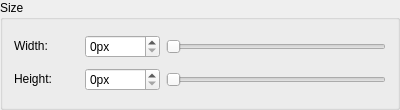
            <widget class="QGroupBox" name="sizeGroupBox">
             <property name="sizePolicy">
              <sizepolicy hsizetype="Minimum" vsizetype="Fixed">
               <horstretch>0</horstretch>
               <verstretch>0</verstretch>
              </sizepolicy>
             </property>
             <property name="minimumSize">
              <size>
               <width>400</width>
               <height>110</height>
              </size>
             </property>
             <property name="title">
              <string>Size</string>
             </property>
             <layout class="QGridLayout" name="gridLayout_2">
              <item row="0" column="0">
               <widget class="QLabel" name="sizeWidthLabel">
                <property name="sizePolicy">
                 <sizepolicy hsizetype="Fixed" vsizetype="Fixed">
                  <horstretch>0</horstretch>
                  <verstretch>0</verstretch>
                 </sizepolicy>
                </property>
                <property name="minimumSize">
                 <size>
                  <width>65</width>
                  <height>20</height>
                 </size>
                </property>
                <property name="text">
                 <string>Width:</string>
                </property>
               </widget>
              </item>
              <item row="0" column="1">
               <widget class="QSpinBox" name="sizeWidthSpinBox">
                <property name="sizePolicy">
                 <sizepolicy hsizetype="Fixed" vsizetype="Fixed">
                  <horstretch>0</horstretch>
                  <verstretch>0</verstretch>
                 </sizepolicy>
                </property>
                <property name="minimumSize">
                 <size>
                  <width>75</width>
                  <height>0</height>
                 </size>
                </property>
                <property name="maximumSize">
                 <size>
                  <width>75</width>
                  <height>16777215</height>
                 </size>
                </property>
                <property name="wrapping">
                 <bool>false</bool>
                </property>
                <property name="frame">
                 <bool>true</bool>
                </property>
                <property name="readOnly">
                 <bool>false</bool>
                </property>
                <property name="buttonSymbols">
                 <enum>QAbstractSpinBox::UpDownArrows</enum>
                </property>
                <property name="accelerated">
                 <bool>false</bool>
                </property>
                <property name="keyboardTracking">
                 <bool>false</bool>
                </property>
                <property name="showGroupSeparator" stdset="0">
                 <bool>false</bool>
                </property>
                <property name="suffix">
                 <string>px</string>
                </property>
                <property name="prefix">
                 <string/>
                </property>
                <property name="stepType">
                 <enum>QAbstractSpinBox::DefaultStepType</enum>
                </property>
               </widget>
              </item>
              <item row="0" column="2">
               <widget class="QSlider" name="sizeWidthSlider">
                <property name="sizePolicy">
                 <sizepolicy hsizetype="Preferred" vsizetype="Fixed">
                  <horstretch>0</horstretch>
                  <verstretch>0</verstretch>
                 </sizepolicy>
                </property>
                <property name="orientation">
                 <enum>Qt::Horizontal</enum>
                </property>
               </widget>
              </item>
              <item row="1" column="0">
               <widget class="QLabel" name="sizeHeightLabel">
                <property name="sizePolicy">
                 <sizepolicy hsizetype="Fixed" vsizetype="Fixed">
                  <horstretch>0</horstretch>
                  <verstretch>0</verstretch>
                 </sizepolicy>
                </property>
                <property name="minimumSize">
                 <size>
                  <width>65</width>
                  <height>20</height>
                 </size>
                </property>
                <property name="text">
                 <string>Height:</string>
                </property>
               </widget>
              </item>
              <item row="1" column="1">
               <widget class="QSpinBox" name="sizeHeightSpinBox">
                <property name="sizePolicy">
                 <sizepolicy hsizetype="Fixed" vsizetype="Fixed">
                  <horstretch>0</horstretch>
                  <verstretch>0</verstretch>
                 </sizepolicy>
                </property>
                <property name="minimumSize">
                 <size>
                  <width>75</width>
                  <height>0</height>
                 </size>
                </property>
                <property name="maximumSize">
                 <size>
                  <width>75</width>
                  <height>16777215</height>
                 </size>
                </property>
                <property name="wrapping">
                 <bool>false</bool>
                </property>
                <property name="frame">
                 <bool>true</bool>
                </property>
                <property name="readOnly">
                 <bool>false</bool>
                </property>
                <property name="buttonSymbols">
                 <enum>QAbstractSpinBox::UpDownArrows</enum>
                </property>
                <property name="accelerated">
                 <bool>false</bool>
                </property>
                <property name="keyboardTracking">
                 <bool>false</bool>
                </property>
                <property name="showGroupSeparator" stdset="0">
                 <bool>false</bool>
                </property>
                <property name="suffix">
                 <string>px</string>
                </property>
                <property name="prefix">
                 <string/>
                </property>
                <property name="stepType">
                 <enum>QAbstractSpinBox::DefaultStepType</enum>
                </property>
               </widget>
              </item>
              <item row="1" column="2">
               <widget class="QSlider" name="sizeHeightSlider">
                <property name="sizePolicy">
                 <sizepolicy hsizetype="Preferred" vsizetype="Fixed">
                  <horstretch>0</horstretch>
                  <verstretch>0</verstretch>
                 </sizepolicy>
                </property>
                <property name="orientation">
                 <enum>Qt::Horizontal</enum>
                </property>
               </widget>
              </item>
             </layout>
            </widget>
